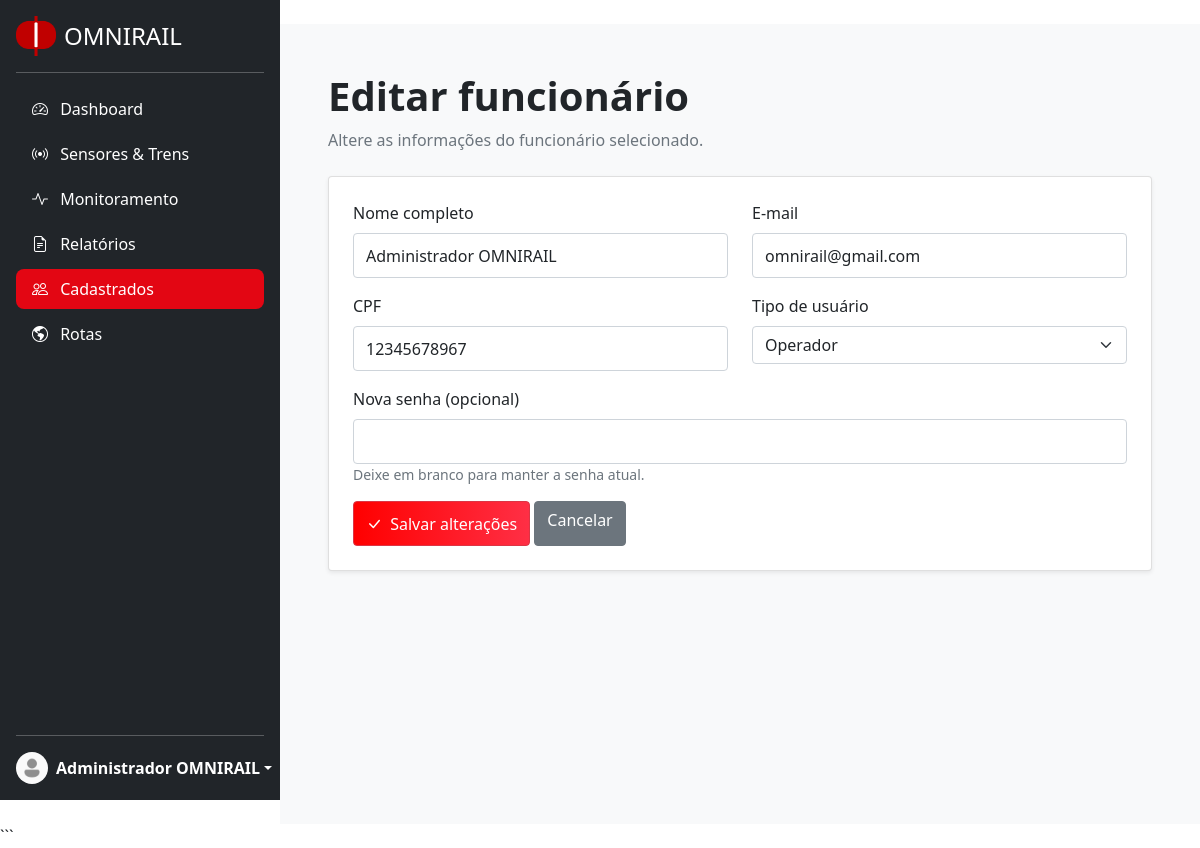
The app's page /public/editar_funcionario.php?id=1 (signed in) with its own data.
### tables this page shows
CREATE TABLE IF NOT EXISTS funcionario (
    id_funcionario INT NOT NULL AUTO_INCREMENT PRIMARY KEY,
    nome_funcionario VARCHAR(100) NOT NULL,
    cpf_funcionario VARCHAR(11) NOT NULL UNIQUE,
    email_funcionario VARCHAR(150) NOT NULL UNIQUE,
    senha_funcionario VARCHAR(255) NOT NULL,
    tipo_usuario ENUM('ADMINISTRADOR','USUARIO','OPERARIO')
        NOT NULL DEFAULT 'USUARIO'
);

### public/editar_funcionario.php (the view, shortened to what this page needs)
<?php
require_once "../infra/conexao.php";
$id = filter_input(INPUT_GET, "id", FILTER_VALIDATE_INT);
$consulta = $conn->prepare("SELECT id_funcionario, nome_funcionario, email_funcionario, cpf_funcionario, tipo_usuario FROM funcionario WHERE id_funcionario = ?");
$consulta->bind_param("i", $id);
$consulta->execute();
$usuario = $consulta->get_result()->fetch_assoc();
?>
<!DOCTYPE html>
<html lang="pt-BR">
<head>
    <link rel="stylesheet" href="../assets/styles/style.css">
    <link rel="stylesheet" href="https://cdn.jsdelivr.net/npm/bootstrap-icons@1.11.3/font/bootstrap-icons.min.css">
    <link href="https://cdn.jsdelivr.net/npm/bootstrap@5.0.2/dist/css/bootstrap.min.css" rel="stylesheet">
</head>
<body>
    <div id="sidebar" class="d-flex flex-column flex-shrink-0 p-3 text-white bg-dark">
        <a
            href="dashboard.php"
            class="d-flex align-items-center mb-3 mb-md-0 me-md-auto text-white text-decoration-none"
        >
            <img
                src="../assets/images/logo.png"
                alt="Logo"
                width="40"
                height="40"
                class="me-2"
            >
            <span class="fs-4">
                OMNIRAIL
            </span>
        </a>
        <hr>
        <ul class="nav nav-pills flex-column mb-auto">
            <li class="nav-item">
                <a href="dashboard.php" class="nav-link text-white">
                    <i class="bi bi-speedometer2 me-2"></i>
                    Dashboard
                </a>
            </li>
            <li>
                <a href="cadastro_de_sensores_e_trens.php" class="nav-link text-white">
                    <i class="bi bi-broadcast me-2"></i>
                    Sensores & Trens
                </a>
            </li>
            <li>
                <a href="monitoramento.php" class="nav-link text-white">
                    <i class="bi bi-activity me-2"></i>
                    Monitoramento
                </a>
            </li>
            <li>
                <a
                    href="relatorios.php"
                    class="nav-link text-white"
                    aria-current="page"
                >
                    <i class="bi bi-file-earmark-text me-2"></i>
                    Relatórios
                </a>
            </li>
            <li>
                <a href="cadastro_user.php" class="nav-link active">
                    <i class="bi bi-people me-2"></i>
                    Cadastrados
                </a>
            </li>
            <li>
                <a href="../rotas.php" class="nav-link text-white">
                    <i class="bi bi-globe-americas me-2"></i>
                    Rotas
                </a>
            </li>
        </ul>
        <hr>
        <div class="dropdown">
            <a
                href="#"
                class="d-flex align-items-center text-white text-decoration-none dropdown-toggle"
                id="dropdownUser1"
                data-bs-toggle="dropdown"
                aria-expanded="false"
            >
                <img
                    src="../assets/images/User.png"
                    alt="Usuário"
                    class="rounded-circle me-2"
                    width="32"
                    height="32"
                >
                <strong>
                <?= htmlspecialchars($_SESSION["nome_funcionario"] ?? "Usuário") ?>
                </strong>
            </a>
        </div>
    </div>
    <main class="flex-grow-1 bg-light p-5" style="margin-left: 280px; min-height: 100vh; width: calc(100% - 280px);">
        <h1 class="fw-bold">Editar funcionário</h1>
        <p class="text-muted">Altere as informações do funcionário selecionado.</p>
        <div class="card p-4 mt-4 shadow-sm">
            <form method="POST">
                <div class="row">
                    <div class="col-md-6 mb-3">
                        <label for="nome" class="form-label">Nome completo</label>
                        <input type="text" class="form-control" id="nome" name="nome" value="<?= htmlspecialchars($usuario["nome_funcionario"]) ?>" required>
                    </div>
                    <div class="col-md-6 mb-3">
                        <label for="email" class="form-label">E-mail</label>
                        <input type="email" class="form-control" id="email" name="email" value="<?= htmlspecialchars($usuario["email_funcionario"]) ?>" required>
                    </div>
                    <div class="col-md-6 mb-3">
                        <label for="cpf" class="form-label">CPF</label>
                        <input type="text" class="form-control" id="cpf" name="cpf" maxlength="11" pattern="[0-9]{11}" value="<?= htmlspecialchars($usuario["cpf_funcionario"]) ?>" required>
                    </div>
                    <div class="col-md-6 mb-3">
                        <label for="tipo_usuario" class="form-label">Tipo de usuário</label>
                        <select class="form-select" id="tipo_usuario" name="tipo_usuario" required>
                            <option value="Operador" <?= $usuario["tipo_usuario"] === "Operador" ? "selected" : "" ?>>Operador</option>
                        </select>
                    </div>
                    <div class="col-12 mb-3">
                        <label for="senha" class="form-label">Nova senha (opcional)</label>
                        <input type="password" class="form-control" id="senha" name="senha" minlength="8" autocomplete="new-password">
                        <small class="text-muted">Deixe em branco para manter a senha atual.</small>
                    </div>
                </div>
                <button type="submit" class="btn btn-danger">
                    <i class="bi bi-check-lg me-1"></i> Salvar alterações
                </button>
                <a href="cadastro_user.php" class="btn btn-secondary">Cancelar</a>
            </form>
        </div>
    </main>
</body>
</html>

### assets/styles/style.css (style rules this page uses)
.form-control { height: 45px; border-radius: 6px; border: 1px solid #bcbcbc; background-color: #fff; }
.btn-secondary { height: 45px; background-color: #dfdfdf; border: none; color: #333; font-size: 16px; border-radius: 6px; }
.btn-danger { height: 45px; background: linear-gradient(90deg, #ff0000, #ff2f45); border: none; font-weight: bold; font-size: 16px; border-radius: 6px; }
.nav-pills .nav-link.active { background-color: #E30613 !important; color: white !important; }
#sidebar { height:100vh; width: 280px; position:fixed; left:0; top:0; }
* { margin: 0; padding: 0; box-sizing: border-box; }
#sidebar { width: 280px; min-height: 100vh; }
#sidebar .nav-link { margin-bottom: 5px; border-radius: 8px; }
.form-select option:checked { background: linear-gradient(0deg, rgb(255, 95, 106) 0%, rgb(255, 123, 131) 100%); color: #c70505; }

### records on screen
funcionario: nome "Administrador OMNIRAIL", email "omnirail@gmail.com", cpf "12345678967"

### other values on screen
$_SESSION["nome_funcionario"] "Administrador OMNIRAIL"
